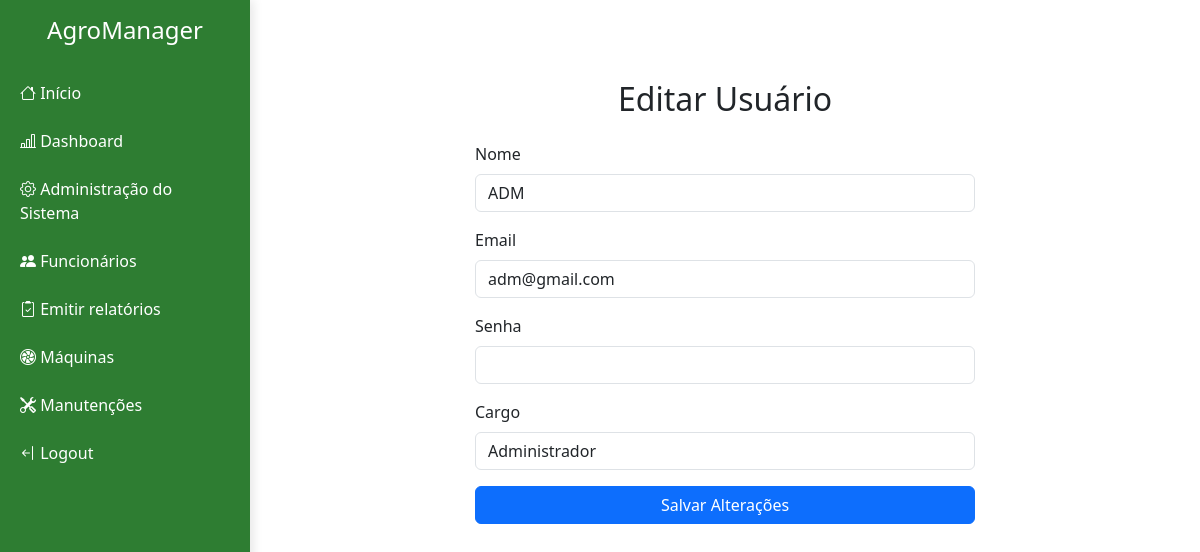
The app's page /inicio/editar-usuario/1/ (signed in), older data.
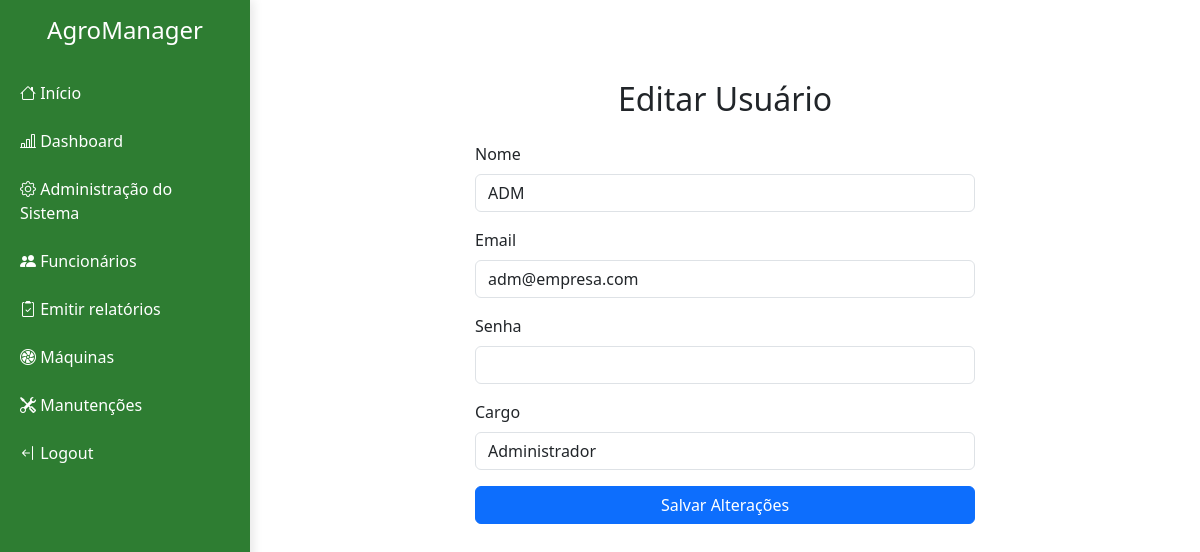
The same page, newer data.
### login/models.py (models this page shows, shortened)
class User(AbstractBaseUser, PermissionsMixin):
    email = models.EmailField(unique=True)
    nome = models.CharField(max_length=255)
    cargo = models.ForeignKey(Cargo, on_delete=models.SET_NULL, null=True, blank=True)
    is_active = models.BooleanField(default=True)
    is_staff = models.BooleanField(default=False)
    def has_permissao(self, nome_permissao):
        if self.cargo:
            return self.cargo.permissoes.filter(nome=nome_permissao).exists()
        return False
    objects = UserManager()
    USERNAME_FIELD = "email"
    REQUIRED_FIELDS = ["nome"]
    class Meta:
        verbose_name = "Usuário"
        verbose_name_plural = "Usuários"

### gerirUsuarios/views.py (the view)
# urls.py: path("editar-usuario/<int:pk>/", UsuarioUpdateView.as_view(), name="editar_usuario"),
class UsuarioUpdateView(PermissaoRequiredMixin, UpdateView):
    model = User
    form_class = UsuarioForm
    template_name = "paginas/usuarios/editar_usuario.html"
    success_url = reverse_lazy("listar_usuarios")
    permissao_necessaria = "gerenciar_usuarios"

### gerirUsuarios/forms.py (shortened to what this page needs)
class UsuarioForm(forms.ModelForm):
    senha = forms.CharField(widget=forms.PasswordInput(attrs={"class": "form-control"}))
    class Meta:
        model = User
        fields = ["nome", "email", "senha", "cargo"]
        widgets = {
            "nome": forms.TextInput(attrs={"class": "form-control"}),
            "email": forms.EmailInput(attrs={"class": "form-control"}),
            "cargo": forms.Select(attrs={"class": "form-control"}),
        }

### login/mixins.py (called while the page is built)
    def dispatch(self, request, *args, **kwargs):
        if not request.user.is_authenticated:
            return redirect_to_login(request.get_full_path())
        if self.permissao_necessaria and not request.user.has_permissao(
            self.permissao_necessaria
        ):
            return render(request, 'paginas/permissao/falha_permissao.html')
        return super().dispatch(request, *args, **kwargs)

### login/models.py (called while the page is built)
    def __str__(self):
        return self.nome

### paginas/templates/paginas/usuarios/editar_usuario.html (shortened to what this page needs)
{% extends "base.html" %}
{% block content %}
<div class="container mt-5">
  <h2 class="mb-4 text-center">Editar Usuário</h2>
  <form method="post" class="mx-auto" style="max-width: 500px">
    {% csrf_token %} {% for field in form %}
    <div class="mb-3">
      <label class="form-label">{{ field.label }}</label>
      {{ field }}
    </div>
    {% endfor %}
    <div class="d-grid">
      <button type="submit" class="btn btn-primary">Salvar Alterações</button>
    </div>
  </form>
</div>
{% endblock content %}

Row changes from the older to the newer data that the page shows:
changed User "ADM": email "adm@gmail.com" → "adm@empresa.com"
